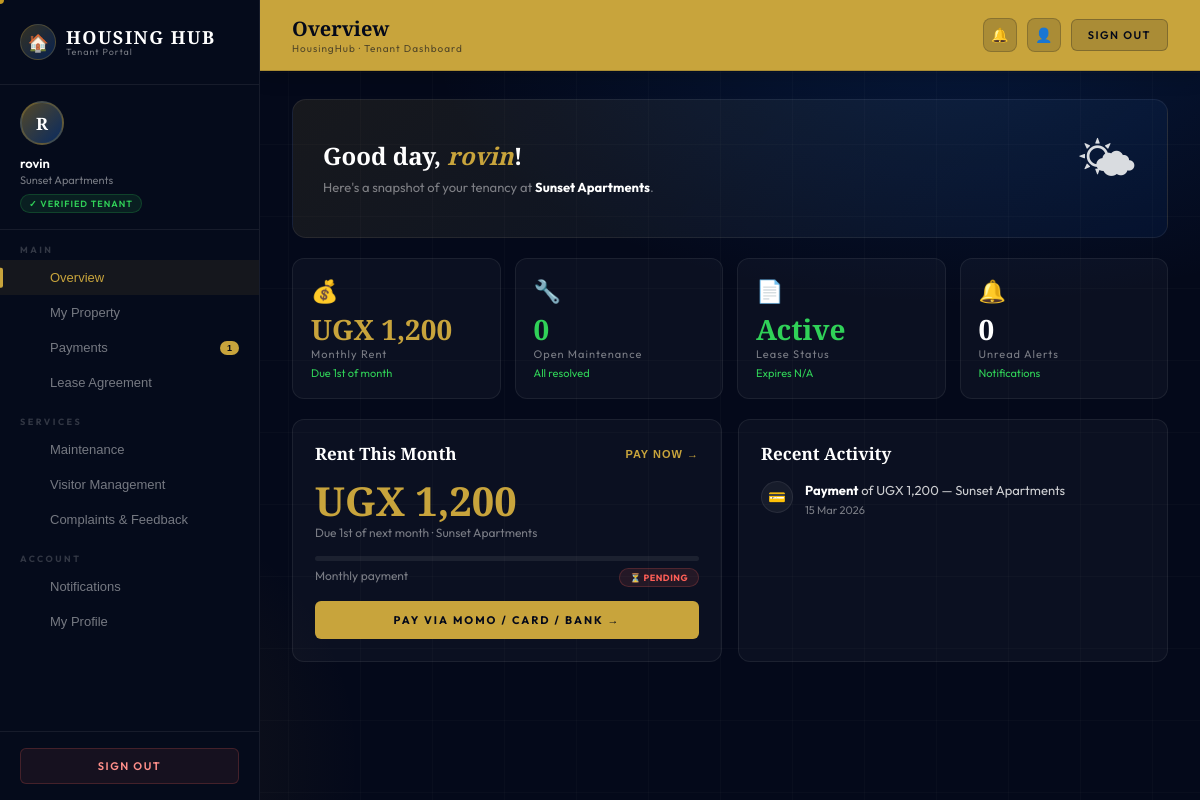
/dashboard.php (signed in), run on an earlier commit of the app's database.
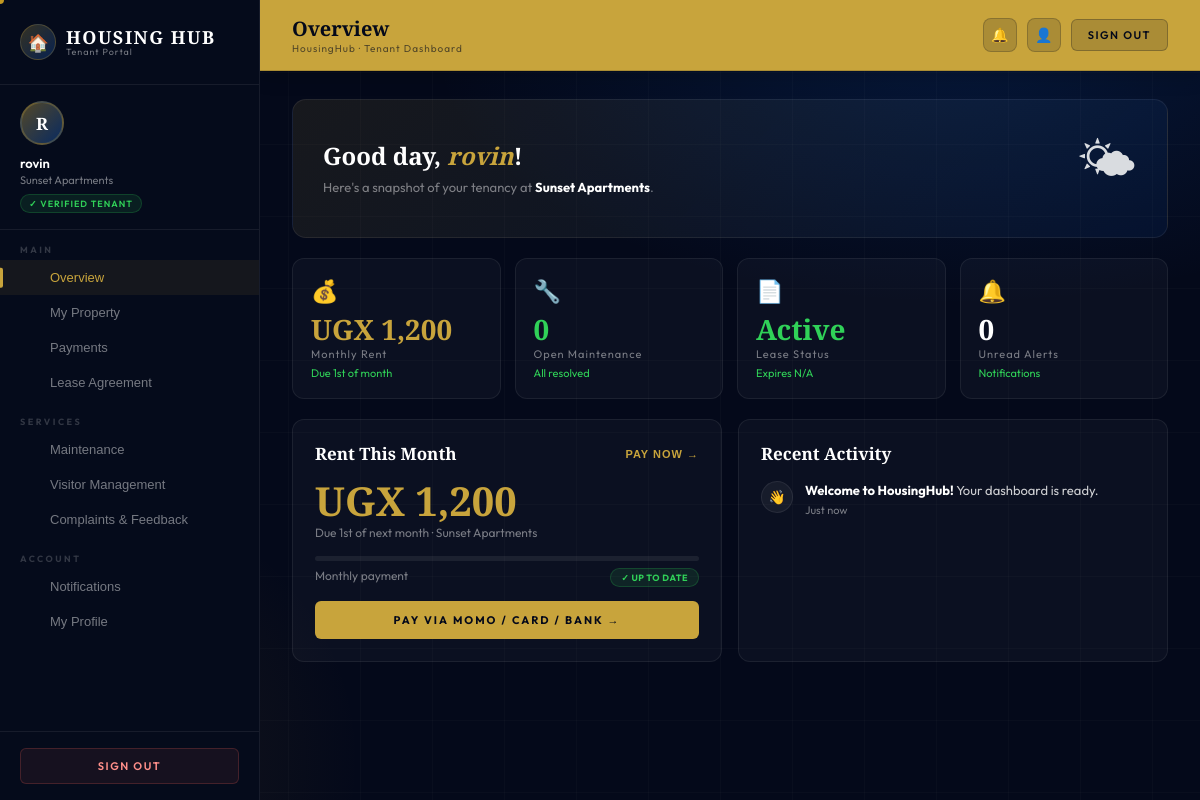
And on a later commit of the database.
### tables this page shows
CREATE TABLE IF NOT EXISTS `tenants` (
  `id` int NOT NULL AUTO_INCREMENT,
  `fullname` varchar(255) NOT NULL,
  `email` varchar(255) DEFAULT NULL,
  `phone` varchar(50) DEFAULT NULL,
  `property_id` int DEFAULT NULL,
  `lease_start` date DEFAULT NULL,
  `lease_end` date DEFAULT NULL,
  `created_at` timestamp NULL DEFAULT CURRENT_TIMESTAMP,
  `gender` enum('Male','Female','Other') DEFAULT NULL,
  `national_id` varchar(100) DEFAULT NULL,
  `occupation` varchar(100) DEFAULT NULL,
  `emergency_name` varchar(100) DEFAULT NULL,
  `emergency_phone` varchar(50) DEFAULT NULL,
  `user_id` int DEFAULT NULL,
  `status` varchar(50) DEFAULT 'Active',
  PRIMARY KEY (`id`)
);

CREATE TABLE IF NOT EXISTS `properties` (
  `id` int NOT NULL AUTO_INCREMENT,
  `owner_id` int DEFAULT NULL,
  `property_name` varchar(255) NOT NULL,
  `property_type` varchar(100) DEFAULT NULL,
  `address` text,
  `units` int DEFAULT '0',
  `rent_amount` decimal(10,2) DEFAULT '0.00',
  `created_at` timestamp NULL DEFAULT CURRENT_TIMESTAMP,
  `purpose` enum('Rent','Buy','Lease') DEFAULT 'Rent',
  `bedrooms` int DEFAULT NULL,
  `size_sqft` int DEFAULT NULL,
  `amenities` text,
  `latitude` decimal(10,7) DEFAULT NULL,
  `longitude` decimal(10,7) DEFAULT NULL,
  `broker_id` int DEFAULT NULL,
  `status` enum('available','occupied','archived','pending') DEFAULT 'pending',
  `description` text,
  `commission_rate` decimal(5,2) DEFAULT '0.00',
  `commission_percentage` decimal(5,2) DEFAULT '0.00' COMMENT 'Commission rate for broker in %',
  `image_path` varchar(255) DEFAULT NULL,
  `transaction_type` enum('rent','buy','lease') NOT NULL DEFAULT 'rent',
  PRIMARY KEY (`id`)
);

CREATE TABLE IF NOT EXISTS `payments` (
  `id` int NOT NULL AUTO_INCREMENT,
  `tenant_id` int NOT NULL,
  `property_id` int NOT NULL,
  `amount` decimal(12,2) NOT NULL,
  `payment_method` enum('mobile_money','card','bank') DEFAULT NULL,
  `transaction_ref` varchar(100) DEFAULT NULL,
  `payment_response` text,
  `status` enum('pending','paid','failed') DEFAULT 'pending',
  `date` datetime NOT NULL DEFAULT CURRENT_TIMESTAMP,
  `updated_at` datetime DEFAULT NULL ON UPDATE CURRENT_TIMESTAMP,
  `created_at` timestamp NOT NULL DEFAULT CURRENT_TIMESTAMP,
  `due_date` date DEFAULT NULL,
  PRIMARY KEY (`id`),
  KEY `fk_payments_tenant` (`tenant_id`),
  KEY `fk_payments_property` (`property_id`)
);

### dashboard.php (the view, shortened to what this page needs)
<?php
include "db_connect.php";
$user_id = (int)$_SESSION['user_id'];
if (!$chk_row) { ?>
<?php exit(); }
$stmt = mysqli_prepare($conn, "SELECT fullname, email, phone FROM users WHERE id=? LIMIT 1");
mysqli_stmt_bind_param($stmt, "i", $user_id);
mysqli_stmt_execute($stmt);
$urow = mysqli_fetch_assoc(mysqli_stmt_get_result($stmt));
$fullname = htmlspecialchars($urow['fullname'] ?? $_SESSION['fullname'] ?? 'Tenant');
$parts    = explode(' ', $fullname, 2);
$fname    = $parts[0];
$lname    = $parts[1] ?? '';
$initials = strtoupper(substr($fname,0,1).substr($lname,0,1));
$property           = 'Not yet assigned';
$rent_amount        = '0';
$lease_end          = 'N/A';
$ts = mysqli_prepare($conn,
    "SELECT tn.fullname, tn.phone, tn.property_id,
            tn.lease_start, tn.lease_end, tn.status,
            tn.gender, tn.national_id, tn.occupation,
            tn.emergency_name, tn.emergency_phone,
            p.property_name, p.address, p.rent_amount
     FROM tenants tn
     LEFT JOIN properties p ON tn.property_id = p.id
     WHERE tn.user_id = ? LIMIT 1");
if ($ts) {
    mysqli_stmt_bind_param($ts, "i", $user_id);
    mysqli_stmt_execute($ts);
    $trow = mysqli_fetch_assoc(mysqli_stmt_get_result($ts));
    if ($trow) {
        if (!empty($trow['fullname'])) { $fullname = htmlspecialchars($trow['fullname']); $parts = explode(' ',$fullname,2); $fname=$parts[0]; $lname=$parts[1]??''; $initials=strtoupper(substr($fname,0,1).substr($lname,0,1)); }
        $rent_amount_raw    = (float)($trow['rent_amount'] ?? 0);
        $rent_amount        = number_format($rent_amount_raw);
        $lease_end          = $trow['lease_end']   ? date('d M Y', strtotime($trow['lease_end']))   : 'N/A';
        $property           = htmlspecialchars($trow['property_name']   ?? 'Not yet assigned');
    }
}
$payments = [];
$ps = mysqli_prepare($conn,
    "SELECT pay.amount, pay.payment_method, pay.transaction_ref, pay.status, pay.date, p.property_name
     FROM payments pay LEFT JOIN properties p ON pay.property_id=p.id
     WHERE pay.tenant_id=? ORDER BY pay.date DESC LIMIT 10");
if ($ps) {
    mysqli_stmt_bind_param($ps, "i", $user_id);
    mysqli_stmt_execute($ps);
    $pr = mysqli_stmt_get_result($ps);
    while ($p = mysqli_fetch_assoc($pr)) $payments[] = $p;
}
$maintenance = [];
$notifications = [];
$unread_count = count(array_filter($notifications, fn($n) => !$n['is_read']));
$open_maint   = count(array_filter($maintenance,   fn($m) => in_array($m['status'], ['open','in_progress'])));
$pending_pay  = count(array_filter($payments, fn($p) => $p['status']==='pending'));
?>
<!DOCTYPE html>
<html lang="en">
<head>
</head>
<body>
<div class="pbg"></div><div class="pgr"></div>
<aside class="sb" id="sb">
  <div class="sb-head">
    <div class="sb-logo-icon">🏠</div>
    <div><div class="sb-logo-text">HOUSING HUB</div><div class="sb-logo-sub">Tenant Portal</div></div>
  </div>
  <div class="sb-tenant">
    <div class="sb-av"><?= $initials ?></div>
    <div class="sb-name"><?= $fullname ?></div>
    <div class="sb-unit"><?= $property ?></div>
    <div class="sb-badge">✓ Verified Tenant</div>
  </div>
  <nav class="sb-nav">
    <div class="nl">Main</div>
    <button class="na active" onclick="show('overview',this)"><span class="ni"></span>Overview</button>
    <button class="na" onclick="show('property',this)"><span class="ni"></span>My Property</button>
    <button class="na" onclick="show('payments',this)"><span class="ni"></span>Payments<?php if($pending_pay>0):?><span class="nb"><?=$pending_pay?></span><?php endif;?></button>
    <button class="na" onclick="show('lease',this)"><span class="ni"></span>Lease Agreement</button>
    <div class="nl">Services</div>
    <button class="na" onclick="show('maintenance',this)"><span class="ni"></span>Maintenance<?php if($open_maint>0):?><span class="nb r"><?=$open_maint?></span><?php endif;?></button>
    <button class="na" onclick="show('visitors',this)"><span class="ni"></span>Visitor Management</button>
    <button class="na" onclick="show('complaints',this)"><span class="ni"></span>Complaints &amp; Feedback</button>
    <div class="nl">Account</div>
    <button class="na" onclick="show('notifications',this)"><span class="ni"></span>Notifications<?php if($unread_count>0):?><span class="nb"><?=$unread_count?></span><?php endif;?></button>
    <button class="na" onclick="show('profile',this)"><span class="ni"></span>My Profile</button>
  </nav>
  <div class="sb-foot"><a href="logout.php" class="lo">Sign Out</a></div>
</aside>
<div class="mc">
  <div class="tb">
    <div class="tbl">
      <div><div class="pt" id="pt">Overview</div><div class="pb">HousingHub · Tenant Dashboard</div></div>
    </div>
    <div class="tbr">
      <div class="tbb" onclick="show('notifications',null)">🔔<?php if($unread_count>0):?><span class="nd"></span><?php endif;?></div>
      <div class="tbb" onclick="show('profile',null)">👤</div>
       <div class="sb-foot"><a href="logout.php" class="lo">Sign Out</a></div>
    </div>
  </div>
  <div class="pg active" id="pg-overview">
    <div class="wb">
      <div>
        <h2>Good day, <em><?= $fname ?></em>!</h2>
        <p>Here's a snapshot of your tenancy at <strong style="color:var(--white)"><?= $property ?></strong>.</p>
      </div>
      <div style="font-size:50px;opacity:.85;flex-shrink:0">🌤</div>
    </div>
    <div class="ch4">
      <div class="mc-card"><div class="mc-icon">💰</div><div class="mc-val g">UGX <?= $rent_amount ?></div><div class="mc-lbl">Monthly Rent</div><div class="mc-sub">Due 1st of month</div></div>
      <div class="mc-card"><div class="mc-icon">🔧</div><div class="mc-val <?= $open_maint>0?'r':'gr' ?>"><?= $open_maint ?></div><div class="mc-lbl">Open Maintenance</div><div class="mc-sub <?= $open_maint>0?'n':'' ?>"><?= $open_maint>0?'Needs attention':'All resolved' ?></div></div>
      <div class="mc-card"><div class="mc-icon">📄</div><div class="mc-val gr">Active</div><div class="mc-lbl">Lease Status</div><div class="mc-sub">Expires <?= $lease_end ?></div></div>
      <div class="mc-card"><div class="mc-icon">🔔</div><div class="mc-val <?= $unread_count>0?'g':'' ?>"><?= $unread_count ?></div><div class="mc-lbl">Unread Alerts</div><div class="mc-sub">Notifications</div></div>
    </div>
    <div class="ch2">
      <div class="card">
        <div class="chead"><div class="ct">Rent This Month</div><button class="ca" onclick="show('payments',null)">Pay Now →</button></div>
        <div class="ra">UGX <?= $rent_amount ?></div>
        <div class="rp">Due 1st of next month · <?= $property ?></div>
        <div class="prb"><div class="prf" style="width:0%" id="rb"></div></div>
        <div class="rr"><span>Monthly payment</span><span class="bx <?= $pending_pay>0?'due':'paid' ?>"><?= $pending_pay>0?'⏳ Pending':'✓ Up to date' ?></span></div>
        <button class="sbtn" style="margin-top:14px" onclick="show('payments',null)">Pay via MoMo / Card / Bank →</button>
      </div>
      <div class="card">
        <div class="chead"><div class="ct">Recent Activity</div></div>
        <?php if(empty($maintenance)&&empty($payments)): ?>
        <div class="ai"><div class="ad">👋</div><div class="ab"><div class="at"><strong>Welcome to HousingHub!</strong> Your dashboard is ready.</div><div class="atm">Just now</div></div></div>
        <?php endif; ?>
        <?php foreach(array_slice($payments,0,2) as $p): ?>
        <div class="ai"><div class="ad">💳</div><div class="ab"><div class="at"><strong>Payment</strong> of UGX <?= number_format($p['amount']) ?> — <?= htmlspecialchars($p['property_name']??'Property') ?></div><div class="atm"><?= $p['date']?date('d M Y',strtotime($p['date'])):'—' ?></div></div></div>
        <?php endforeach; ?>
      </div>
    </div>
  </div>
</div>
</body>
</html>

What changed in the data, as far as the page shows it:
removed payments: status "1", amount "1,200", property.property_name "Sunset Apartments", date "15 Mar 2026"
Also different on the page:
text no longer shown: "⏳ PENDING"
text now shown: "✓ UP TO DATE 👋 Welcome to HousingHub! Your dashboard is ready. Just now"
